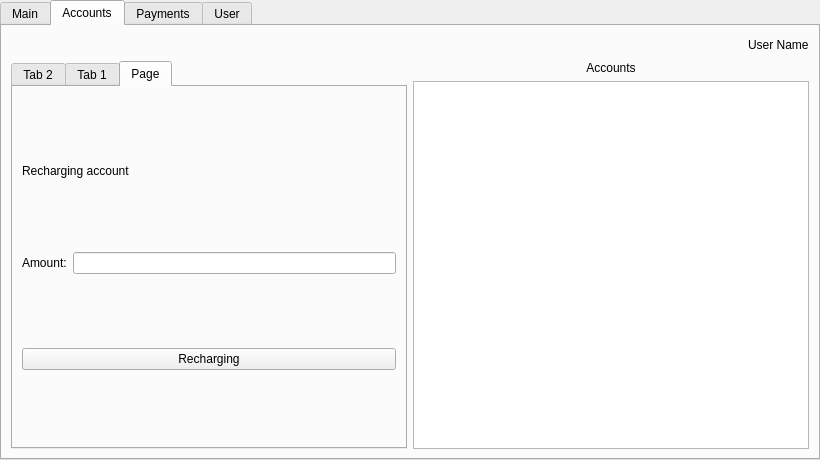
<?xml version="1.0" encoding="UTF-8"?>
<ui version="4.0">
 <class>MainWindow</class>
 <widget class="QMainWindow" name="MainWindow">
  <property name="geometry">
   <rect>
    <x>0</x>
    <y>0</y>
    <width>820</width>
    <height>460</height>
   </rect>
  </property>
  <property name="minimumSize">
   <size>
    <width>820</width>
    <height>460</height>
   </size>
  </property>
  <property name="maximumSize">
   <size>
    <width>1920</width>
    <height>1080</height>
   </size>
  </property>
  <property name="focusPolicy">
   <enum>Qt::NoFocus</enum>
  </property>
  <property name="contextMenuPolicy">
   <enum>Qt::DefaultContextMenu</enum>
  </property>
  <property name="windowTitle">
   <string>Courswork</string>
  </property>
  <property name="autoFillBackground">
   <bool>false</bool>
  </property>
  <property name="styleSheet">
   <string notr="true"/>
  </property>
  <widget class="QWidget" name="centralwidget">
   <layout class="QHBoxLayout" name="horizontalLayout_4">
    <property name="spacing">
     <number>0</number>
    </property>
    <property name="sizeConstraint">
     <enum>QLayout::SetDefaultConstraint</enum>
    </property>
    <property name="leftMargin">
     <number>0</number>
    </property>
    <property name="topMargin">
     <number>0</number>
    </property>
    <property name="rightMargin">
     <number>0</number>
    </property>
    <property name="bottomMargin">
     <number>0</number>
    </property>
    <item>
     <widget class="QTabWidget" name="tabWidget">
      <property name="sizePolicy">
       <sizepolicy hsizetype="Expanding" vsizetype="Expanding">
        <horstretch>0</horstretch>
        <verstretch>0</verstretch>
       </sizepolicy>
      </property>
      <property name="minimumSize">
       <size>
        <width>0</width>
        <height>0</height>
       </size>
      </property>
      <property name="maximumSize">
       <size>
        <width>16777215</width>
        <height>16777215</height>
       </size>
      </property>
      <property name="autoFillBackground">
       <bool>true</bool>
      </property>
      <property name="tabShape">
       <enum>QTabWidget::Rounded</enum>
      </property>
      <property name="currentIndex">
       <number>1</number>
      </property>
      <property name="elideMode">
       <enum>Qt::ElideMiddle</enum>
      </property>
      <widget class="QWidget" name="tab_main">
       <attribute name="title">
        <string>Main</string>
       </attribute>
       <widget class="QWidget" name="horizontalLayoutWidget">
        <property name="geometry">
         <rect>
          <x>660</x>
          <y>0</y>
          <width>151</width>
          <height>41</height>
         </rect>
        </property>
        <layout class="QHBoxLayout" name="horizontalLayout">
         <item>
          <widget class="QLabel" name="label_username">
           <property name="minimumSize">
            <size>
             <width>30</width>
             <height>30</height>
            </size>
           </property>
           <property name="maximumSize">
            <size>
             <width>40</width>
             <height>40</height>
            </size>
           </property>
           <property name="text">
            <string/>
           </property>
           <property name="pixmap">
            <pixmap>../Image/user.png</pixmap>
           </property>
           <property name="scaledContents">
            <bool>true</bool>
           </property>
          </widget>
         </item>
         <item>
          <widget class="QLabel" name="label_userLogin4">
           <property name="sizePolicy">
            <sizepolicy hsizetype="Preferred" vsizetype="Preferred">
             <horstretch>0</horstretch>
             <verstretch>0</verstretch>
            </sizepolicy>
           </property>
           <property name="text">
            <string>User Name</string>
           </property>
          </widget>
         </item>
        </layout>
       </widget>
      </widget>
      <widget class="QWidget" name="tab_accounts">
       <attribute name="title">
        <string>Accounts</string>
       </attribute>
       <layout class="QVBoxLayout" name="verticalLayout_9">
        <item>
         <layout class="QHBoxLayout" name="horizontalLayout_2">
          <item>
           <spacer name="horizontalSpacer">
            <property name="orientation">
             <enum>Qt::Horizontal</enum>
            </property>
            <property name="sizeType">
             <enum>QSizePolicy::MinimumExpanding</enum>
            </property>
            <property name="sizeHint" stdset="0">
             <size>
              <width>40</width>
              <height>20</height>
             </size>
            </property>
           </spacer>
          </item>
          <item>
           <widget class="QLabel" name="label_username_2">
            <property name="maximumSize">
             <size>
              <width>35</width>
              <height>35</height>
             </size>
            </property>
            <property name="text">
             <string/>
            </property>
            <property name="pixmap">
             <pixmap>../Image/user.png</pixmap>
            </property>
            <property name="scaledContents">
             <bool>true</bool>
            </property>
           </widget>
          </item>
          <item>
           <widget class="QLabel" name="label_userLogin3">
            <property name="sizePolicy">
             <sizepolicy hsizetype="Preferred" vsizetype="Preferred">
              <horstretch>0</horstretch>
              <verstretch>0</verstretch>
             </sizepolicy>
            </property>
            <property name="text">
             <string>User Name</string>
            </property>
           </widget>
          </item>
         </layout>
        </item>
        <item>
         <layout class="QHBoxLayout" name="horizontalLayout_8">
          <item>
           <widget class="QTabWidget" name="tabWidget_Accounts">
            <property name="currentIndex">
             <number>2</number>
            </property>
            <widget class="QWidget" name="tab_2">
             <attribute name="title">
              <string>Tab 2</string>
             </attribute>
             <layout class="QVBoxLayout" name="verticalLayout_14">
              <item>
               <layout class="QHBoxLayout" name="horizontalLayout_14">
                <item>
                 <spacer name="horizontalSpacer_5">
                  <property name="orientation">
                   <enum>Qt::Horizontal</enum>
                  </property>
                  <property name="sizeType">
                   <enum>QSizePolicy::MinimumExpanding</enum>
                  </property>
                  <property name="sizeHint" stdset="0">
                   <size>
                    <width>40</width>
                    <height>20</height>
                   </size>
                  </property>
                 </spacer>
                </item>
                <item>
                 <widget class="QLabel" name="label_username_4">
                  <property name="maximumSize">
                   <size>
                    <width>35</width>
                    <height>35</height>
                   </size>
                  </property>
                  <property name="text">
                   <string/>
                  </property>
                  <property name="pixmap">
                   <pixmap>../Image/user.png</pixmap>
                  </property>
                  <property name="scaledContents">
                   <bool>true</bool>
                  </property>
                 </widget>
                </item>
                <item>
                 <widget class="QLabel" name="label_userLogin5">
                  <property name="sizePolicy">
                   <sizepolicy hsizetype="Preferred" vsizetype="Preferred">
                    <horstretch>0</horstretch>
                    <verstretch>0</verstretch>
                   </sizepolicy>
                  </property>
                  <property name="text">
                   <string>User Name</string>
                  </property>
                 </widget>
                </item>
               </layout>
              </item>
              <item>
               <layout class="QHBoxLayout" name="horizontalLayout_13">
                <item>
                 <widget class="QLabel" name="label">
                  <property name="text">
                   <string>Account name:</string>
                  </property>
                 </widget>
                </item>
                <item>
                 <widget class="QLineEdit" name="lineEdit_Account_name"/>
                </item>
               </layout>
              </item>
              <item>
               <widget class="QPushButton" name="pushButton_Accounts_create">
                <property name="text">
                 <string>Create</string>
                </property>
               </widget>
              </item>
             </layout>
            </widget>
            <widget class="QWidget" name="tab">
             <attribute name="title">
              <string>Tab 1</string>
             </attribute>
             <layout class="QVBoxLayout" name="verticalLayout_26">
              <item>
               <layout class="QVBoxLayout" name="verticalLayout_25">
                <item>
                 <layout class="QHBoxLayout" name="horizontalLayout_15">
                  <item>
                   <widget class="QLabel" name="label_12">
                    <property name="text">
                     <string>Account:</string>
                    </property>
                   </widget>
                  </item>
                  <item>
                   <widget class="QComboBox" name="comboBox_Account"/>
                  </item>
                  <item>
                   <widget class="QPushButton" name="pushButton_Account_Chose">
                    <property name="text">
                     <string>Chose</string>
                    </property>
                   </widget>
                  </item>
                 </layout>
                </item>
                <item>
                 <layout class="QHBoxLayout" name="horizontalLayout_19">
                  <item>
                   <layout class="QHBoxLayout" name="horizontalLayout_17">
                    <item>
                     <widget class="QLabel" name="label_2">
                      <property name="text">
                       <string>Balance:</string>
                      </property>
                     </widget>
                    </item>
                    <item>
                     <widget class="QLabel" name="label_Account_Balance">
                      <property name="text">
                       <string>10</string>
                      </property>
                     </widget>
                    </item>
                   </layout>
                  </item>
                  <item>
                   <widget class="QPushButton" name="pushButton_Accounts_Recharge">
                    <property name="text">
                     <string>Recharge account</string>
                    </property>
                   </widget>
                  </item>
                 </layout>
                </item>
                <item>
                 <layout class="QHBoxLayout" name="horizontalLayout_18">
                  <item>
                   <widget class="QLabel" name="label_18">
                    <property name="text">
                     <string>Amount</string>
                    </property>
                   </widget>
                  </item>
                  <item>
                   <widget class="QLabel" name="label_Account_Amount">
                    <property name="text">
                     <string>12</string>
                    </property>
                   </widget>
                  </item>
                 </layout>
                </item>
                <item>
                 <layout class="QHBoxLayout" name="horizontalLayout_16">
                  <item>
                   <widget class="QPushButton" name="pushButton_Accounts_add">
                    <property name="text">
                     <string>Add</string>
                    </property>
                   </widget>
                  </item>
                  <item>
                   <widget class="QPushButton" name="pushButton_Accounts_delete">
                    <property name="text">
                     <string>Delete</string>
                    </property>
                   </widget>
                  </item>
                 </layout>
                </item>
               </layout>
              </item>
             </layout>
            </widget>
            <widget class="QWidget" name="tab_5">
             <attribute name="title">
              <string>Page</string>
             </attribute>
             <layout class="QVBoxLayout" name="verticalLayout_15">
              <item>
               <spacer name="verticalSpacer_7">
                <property name="orientation">
                 <enum>Qt::Vertical</enum>
                </property>
                <property name="sizeHint" stdset="0">
                 <size>
                  <width>20</width>
                  <height>40</height>
                 </size>
                </property>
               </spacer>
              </item>
              <item>
               <widget class="QLabel" name="label_24">
                <property name="text">
                 <string>Recharging account</string>
                </property>
               </widget>
              </item>
              <item>
               <spacer name="verticalSpacer_9">
                <property name="orientation">
                 <enum>Qt::Vertical</enum>
                </property>
                <property name="sizeHint" stdset="0">
                 <size>
                  <width>20</width>
                  <height>40</height>
                 </size>
                </property>
               </spacer>
              </item>
              <item>
               <layout class="QHBoxLayout" name="horizontalLayout_22">
                <item>
                 <widget class="QLabel" name="label_25">
                  <property name="text">
                   <string>Amount:</string>
                  </property>
                 </widget>
                </item>
                <item>
                 <widget class="QLineEdit" name="lineEdit_Recharging"/>
                </item>
               </layout>
              </item>
              <item>
               <spacer name="verticalSpacer_8">
                <property name="orientation">
                 <enum>Qt::Vertical</enum>
                </property>
                <property name="sizeHint" stdset="0">
                 <size>
                  <width>20</width>
                  <height>40</height>
                 </size>
                </property>
               </spacer>
              </item>
              <item>
               <widget class="QPushButton" name="pushButton_Recharging">
                <property name="text">
                 <string>Recharging</string>
                </property>
               </widget>
              </item>
              <item>
               <spacer name="verticalSpacer_6">
                <property name="orientation">
                 <enum>Qt::Vertical</enum>
                </property>
                <property name="sizeHint" stdset="0">
                 <size>
                  <width>20</width>
                  <height>40</height>
                 </size>
                </property>
               </spacer>
              </item>
             </layout>
            </widget>
           </widget>
          </item>
          <item>
           <layout class="QVBoxLayout" name="verticalLayout_7">
            <item>
             <widget class="QLabel" name="label_11">
              <property name="text">
               <string>Accounts</string>
              </property>
              <property name="alignment">
               <set>Qt::AlignCenter</set>
              </property>
             </widget>
            </item>
            <item>
             <widget class="QTableView" name="tableView_accounts"/>
            </item>
           </layout>
          </item>
         </layout>
        </item>
       </layout>
      </widget>
      <widget class="QWidget" name="tab_payments">
       <attribute name="title">
        <string>Payments</string>
       </attribute>
       <layout class="QVBoxLayout" name="verticalLayout_19">
        <item>
         <layout class="QHBoxLayout" name="horizontalLayout_3">
          <item>
           <spacer name="horizontalSpacer_3">
            <property name="orientation">
             <enum>Qt::Horizontal</enum>
            </property>
            <property name="sizeHint" stdset="0">
             <size>
              <width>40</width>
              <height>20</height>
             </size>
            </property>
           </spacer>
          </item>
          <item>
           <widget class="QLabel" name="label_username_3">
            <property name="maximumSize">
             <size>
              <width>35</width>
              <height>35</height>
             </size>
            </property>
            <property name="text">
             <string/>
            </property>
            <property name="pixmap">
             <pixmap>../Image/user.png</pixmap>
            </property>
            <property name="scaledContents">
             <bool>true</bool>
            </property>
           </widget>
          </item>
          <item>
           <widget class="QLabel" name="label_userLogin2">
            <property name="sizePolicy">
             <sizepolicy hsizetype="Preferred" vsizetype="Preferred">
              <horstretch>0</horstretch>
              <verstretch>0</verstretch>
             </sizepolicy>
            </property>
            <property name="text">
             <string>User Name</string>
            </property>
           </widget>
          </item>
         </layout>
        </item>
        <item>
         <layout class="QHBoxLayout" name="horizontalLayout_9">
          <item>
           <widget class="QTabWidget" name="tabWidget_Paymants">
            <property name="currentIndex">
             <number>1</number>
            </property>
            <widget class="QWidget" name="tab_3">
             <attribute name="title">
              <string>Tab 1</string>
             </attribute>
             <layout class="QVBoxLayout" name="verticalLayout_28">
              <item>
               <layout class="QHBoxLayout" name="horizontalLayout_20">
                <item>
                 <widget class="QLabel" name="label_13">
                  <property name="text">
                   <string>Info about Payment:</string>
                  </property>
                 </widget>
                </item>
                <item>
                 <widget class="QComboBox" name="comboBox_Payments"/>
                </item>
                <item>
                 <widget class="QPushButton" name="pushButton_Payments_ChosePaymant">
                  <property name="text">
                   <string>Chose</string>
                  </property>
                 </widget>
                </item>
               </layout>
              </item>
              <item>
               <layout class="QHBoxLayout" name="horizontalLayout_21">
                <item>
                 <widget class="QLabel" name="label_3">
                  <property name="text">
                   <string>Amount:</string>
                  </property>
                 </widget>
                </item>
                <item>
                 <widget class="QLabel" name="label_Paymants_amount">
                  <property name="text">
                   <string>2121</string>
                  </property>
                 </widget>
                </item>
               </layout>
              </item>
              <item>
               <layout class="QHBoxLayout" name="horizontalLayout_23">
                <item>
                 <widget class="QLabel" name="label_19">
                  <property name="text">
                   <string>Date:</string>
                  </property>
                 </widget>
                </item>
                <item>
                 <widget class="QLabel" name="label_Paymants_date">
                  <property name="text">
                   <string>дата</string>
                  </property>
                 </widget>
                </item>
               </layout>
              </item>
              <item>
               <layout class="QVBoxLayout" name="verticalLayout_27">
                <item>
                 <widget class="QLabel" name="label_26">
                  <property name="text">
                   <string>Description</string>
                  </property>
                 </widget>
                </item>
                <item>
                 <widget class="QTextBrowser" name="textBrowser"/>
                </item>
               </layout>
              </item>
              <item>
               <widget class="QPushButton" name="pushButton_Payments_add">
                <property name="text">
                 <string>Add payment </string>
                </property>
               </widget>
              </item>
             </layout>
            </widget>
            <widget class="QWidget" name="tab_4">
             <attribute name="title">
              <string>Tab 2</string>
             </attribute>
             <layout class="QVBoxLayout" name="verticalLayout_30">
              <item>
               <layout class="QHBoxLayout" name="horizontalLayout_24">
                <item>
                 <widget class="QLabel" name="label_27">
                  <property name="text">
                   <string>Name:</string>
                  </property>
                 </widget>
                </item>
                <item>
                 <widget class="QLineEdit" name="lineEdit_Payments_name"/>
                </item>
               </layout>
              </item>
              <item>
               <layout class="QHBoxLayout" name="horizontalLayout_25">
                <item>
                 <widget class="QLabel" name="label_29">
                  <property name="text">
                   <string>Amount:</string>
                  </property>
                 </widget>
                </item>
                <item>
                 <widget class="QLineEdit" name="lineEdit_Payments_amount"/>
                </item>
               </layout>
              </item>
              <item>
               <layout class="QVBoxLayout" name="verticalLayout_29">
                <item>
                 <widget class="QLabel" name="label_28">
                  <property name="text">
                   <string>Description:</string>
                  </property>
                 </widget>
                </item>
                <item>
                 <widget class="QTextEdit" name="textEdit_Payments_description"/>
                </item>
               </layout>
              </item>
              <item>
               <widget class="QPushButton" name="pushButton_Payments_pay">
                <property name="text">
                 <string>Pay</string>
                </property>
               </widget>
              </item>
             </layout>
            </widget>
           </widget>
          </item>
          <item>
           <layout class="QVBoxLayout" name="verticalLayout_10">
            <item>
             <widget class="QLabel" name="label_15">
              <property name="text">
               <string>Payments</string>
              </property>
              <property name="alignment">
               <set>Qt::AlignCenter</set>
              </property>
             </widget>
            </item>
            <item>
             <widget class="QTableView" name="tableView_payments"/>
            </item>
           </layout>
          </item>
         </layout>
        </item>
       </layout>
      </widget>
      <widget class="QWidget" name="tab_user">
       <attribute name="title">
        <string>User</string>
       </attribute>
       <layout class="QVBoxLayout" name="verticalLayout_20">
        <item>
         <layout class="QVBoxLayout" name="verticalLayout_21">
          <item>
           <widget class="QTabWidget" name="tabWidget_user">
            <property name="currentIndex">
             <number>2</number>
            </property>
            <property name="tabBarAutoHide">
             <bool>false</bool>
            </property>
            <widget class="QWidget" name="user_tab_singIn">
             <attribute name="title">
              <string>Sing in</string>
             </attribute>
             <widget class="QWidget" name="layoutWidget">
              <property name="geometry">
               <rect>
                <x>70</x>
                <y>40</y>
                <width>401</width>
                <height>271</height>
               </rect>
              </property>
              <layout class="QVBoxLayout" name="verticalLayout_6">
               <item>
                <widget class="QLabel" name="label_6">
                 <property name="font">
                  <font>
                   <pointsize>18</pointsize>
                  </font>
                 </property>
                 <property name="text">
                  <string>SING IN</string>
                 </property>
                 <property name="alignment">
                  <set>Qt::AlignCenter</set>
                 </property>
                </widget>
               </item>
               <item>
                <layout class="QVBoxLayout" name="verticalLayout_5">
                 <item>
                  <layout class="QVBoxLayout" name="verticalLayout_4">
                   <item>
                    <layout class="QVBoxLayout" name="verticalLayout">
                     <item>
                      <widget class="QLabel" name="label_4">
                       <property name="text">
                        <string>Input Login</string>
                       </property>
                       <property name="alignment">
                        <set>Qt::AlignCenter</set>
                       </property>
                      </widget>
                     </item>
                     <item>
                      <widget class="QLineEdit" name="lineEdit_SingIn_name"/>
                     </item>
                    </layout>
                   </item>
                   <item>
                    <layout class="QVBoxLayout" name="verticalLayout_3">
                     <item>
                      <widget class="QLabel" name="label_8">
                       <property name="text">
                        <string>Input Passwor </string>
                       </property>
                       <property name="alignment">
                        <set>Qt::AlignCenter</set>
                       </property>
                      </widget>
                     </item>
                     <item>
                      <widget class="QLineEdit" name="lineEdit_SingIn_password"/>
                     </item>
                    </layout>
                   </item>
                  </layout>
                 </item>
                 <item>
                  <widget class="QPushButton" name="pushButton_SingIn_SIngIn">
                   <property name="text">
                    <string>Sing in</string>
                   </property>
                  </widget>
                 </item>
                </layout>
               </item>
               <item>
                <layout class="QHBoxLayout" name="horizontalLayout_7">
                 <item>
                  <spacer name="horizontalSpacer_2">
                   <property name="orientation">
                    <enum>Qt::Horizontal</enum>
                   </property>
                   <property name="sizeHint" stdset="0">
                    <size>
                     <width>40</width>
                     <height>20</height>
                    </size>
                   </property>
                  </spacer>
                 </item>
                 <item>
                  <widget class="QLabel" name="label_9">
                   <property name="text">
                    <string>No account?</string>
                   </property>
                  </widget>
                 </item>
                 <item>
                  <widget class="QPushButton" name="pushButton_SingIn_SIngUp">
                   <property name="text">
                    <string>Sing up</string>
                   </property>
                  </widget>
                 </item>
                 <item>
                  <spacer name="horizontalSpacer_4">
                   <property name="orientation">
                    <enum>Qt::Horizontal</enum>
                   </property>
                   <property name="sizeHint" stdset="0">
                    <size>
                     <width>40</width>
                     <height>20</height>
                    </size>
                   </property>
                  </spacer>
                 </item>
                </layout>
               </item>
              </layout>
             </widget>
            </widget>
            <widget class="QWidget" name="user_tab_singUP">
             <attribute name="title">
              <string>SIng up</string>
             </attribute>
             <layout class="QVBoxLayout" name="verticalLayout_18">
              <item>
               <widget class="QLabel" name="label_10">
                <property name="font">
                 <font>
                  <pointsize>18</pointsize>
                 </font>
                </property>
                <property name="text">
                 <string>SING UP</string>
                </property>
                <property name="alignment">
                 <set>Qt::AlignCenter</set>
                </property>
               </widget>
              </item>
              <item>
               <layout class="QHBoxLayout" name="horizontalLayout_10">
                <item>
                 <layout class="QVBoxLayout" name="verticalLayout_16">
                  <item>
                   <layout class="QVBoxLayout" name="verticalLayout_2">
                    <item>
                     <widget class="QLabel" name="label_5">
                      <property name="text">
                       <string>Input Full Name</string>
                      </property>
                      <property name="alignment">
                       <set>Qt::AlignCenter</set>
                      </property>
                     </widget>
                    </item>
                    <item>
                     <widget class="QLineEdit" name="lineEdit_SingUp_fullname"/>
                    </item>
                   </layout>
                  </item>
                  <item>
                   <layout class="QVBoxLayout" name="verticalLayout_12">
                    <item>
                     <widget class="QLabel" name="label_16">
                      <property name="text">
                       <string>Input Address</string>
                      </property>
                      <property name="alignment">
                       <set>Qt::AlignCenter</set>
                      </property>
                     </widget>
                    </item>
                    <item>
                     <widget class="QLineEdit" name="lineEdit_SingUp_address"/>
                    </item>
                   </layout>
                  </item>
                  <item>
                   <layout class="QVBoxLayout" name="verticalLayout_13">
                    <item>
                     <widget class="QLabel" name="label_17">
                      <property name="text">
                       <string>Input Age</string>
                      </property>
                      <property name="alignment">
                       <set>Qt::AlignCenter</set>
                      </property>
                     </widget>
                    </item>
                    <item>
                     <widget class="QLineEdit" name="lineEdit_SingUp_age"/>
                    </item>
                   </layout>
                  </item>
                 </layout>
                </item>
                <item>
                 <layout class="QVBoxLayout" name="verticalLayout_17">
                  <item>
                   <layout class="QVBoxLayout" name="verticalLayout_11">
                    <item>
                     <widget class="QLabel" name="label_14">
                      <property name="text">
                       <string>Create Login</string>
                      </property>
                      <property name="alignment">
                       <set>Qt::AlignCenter</set>
                      </property>
                     </widget>
                    </item>
                    <item>
                     <widget class="QLineEdit" name="lineEdit_SingUp_name"/>
                    </item>
                   </layout>
                  </item>
                  <item>
                   <layout class="QVBoxLayout" name="verticalLayout_8">
                    <item>
                     <widget class="QLabel" name="label_7">
                      <property name="text">
                       <string>Create  Passwor</string>
                      </property>
                      <property name="alignment">
                       <set>Qt::AlignCenter</set>
                      </property>
                     </widget>
                    </item>
                    <item>
                     <widget class="QLineEdit" name="lineEdit_SingUp_password"/>
                    </item>
                    <item>
                     <spacer name="verticalSpacer">
                      <property name="orientation">
                       <enum>Qt::Vertical</enum>
                      </property>
                      <property name="sizeHint" stdset="0">
                       <size>
                        <width>20</width>
                        <height>40</height>
                       </size>
                      </property>
                     </spacer>
                    </item>
                   </layout>
                  </item>
                 </layout>
                </item>
               </layout>
              </item>
              <item>
               <widget class="QPushButton" name="pushButton_SingUp_SIngIn_Up">
                <property name="text">
                 <string>Sing up</string>
                </property>
               </widget>
              </item>
             </layout>
            </widget>
            <widget class="QWidget" name="user_tab_displayedUser">
             <attribute name="title">
              <string>display info</string>
             </attribute>
             <layout class="QHBoxLayout" name="horizontalLayout_6">
              <item>
               <layout class="QVBoxLayout" name="verticalLayout_23">
                <item>
                 <layout class="QHBoxLayout" name="horizontalLayout_5">
                  <item>
                   <widget class="QLabel" name="label_22">
                    <property name="text">
                     <string>Account:</string>
                    </property>
                   </widget>
                  </item>
                  <item>
                   <widget class="QLabel" name="label_userLogin">
                    <property name="text">
                     <string>Логін</string>
                    </property>
                   </widget>
                  </item>
                 </layout>
                </item>
                <item>
                 <spacer name="verticalSpacer_2">
                  <property name="orientation">
                   <enum>Qt::Vertical</enum>
                  </property>
                  <property name="sizeHint" stdset="0">
                   <size>
                    <width>20</width>
                    <height>40</height>
                   </size>
                  </property>
                 </spacer>
                </item>
                <item>
                 <layout class="QVBoxLayout" name="verticalLayout_22">
                  <item>
                   <widget class="QLabel" name="label_userName">
                    <property name="text">
                     <string>Прізвище імя по-батькові</string>
                    </property>
                   </widget>
                  </item>
                  <item>
                   <layout class="QHBoxLayout" name="horizontalLayout_12">
                    <item>
                     <widget class="QLabel" name="label_20">
                      <property name="text">
                       <string>Address:</string>
                      </property>
                     </widget>
                    </item>
                    <item>
                     <widget class="QLabel" name="label_userAddress">
                      <property name="text">
                       <string>Адреса </string>
                      </property>
                     </widget>
                    </item>
                   </layout>
                  </item>
                  <item>
                   <layout class="QHBoxLayout" name="horizontalLayout_11">
                    <item>
                     <widget class="QLabel" name="label_21">
                      <property name="text">
                       <string>Age:</string>
                      </property>
                     </widget>
                    </item>
                    <item>
                     <widget class="QLabel" name="label_userAge">
                      <property name="text">
                       <string>Вік</string>
                      </property>
                     </widget>
                    </item>
                   </layout>
                  </item>
                  <item>
                   <spacer name="verticalSpacer_5">
                    <property name="orientation">
                     <enum>Qt::Vertical</enum>
                    </property>
                    <property name="sizeHint" stdset="0">
                     <size>
                      <width>20</width>
                      <height>40</height>
                     </size>
                    </property>
                   </spacer>
                  </item>
                 </layout>
                </item>
               </layout>
              </item>
              <item>
               <layout class="QVBoxLayout" name="verticalLayout_24">
                <item>
                 <spacer name="verticalSpacer_4">
                  <property name="orientation">
                   <enum>Qt::Vertical</enum>
                  </property>
                  <property name="sizeHint" stdset="0">
                   <size>
                    <width>20</width>
                    <height>40</height>
                   </size>
                  </property>
                 </spacer>
                </item>
                <item>
                 <widget class="QPushButton" name="pushButton">
                  <property name="text">
                   <string>Change user</string>
                  </property>
                 </widget>
                </item>
                <item>
                 <spacer name="verticalSpacer_3">
                  <property name="orientation">
                   <enum>Qt::Vertical</enum>
                  </property>
                  <property name="sizeHint" stdset="0">
                   <size>
                    <width>20</width>
                    <height>40</height>
                   </size>
                  </property>
                 </spacer>
                </item>
               </layout>
              </item>
             </layout>
            </widget>
           </widget>
          </item>
         </layout>
        </item>
       </layout>
      </widget>
     </widget>
    </item>
   </layout>
  </widget>
 </widget>
 <resources/>
 <connections/>
</ui>
